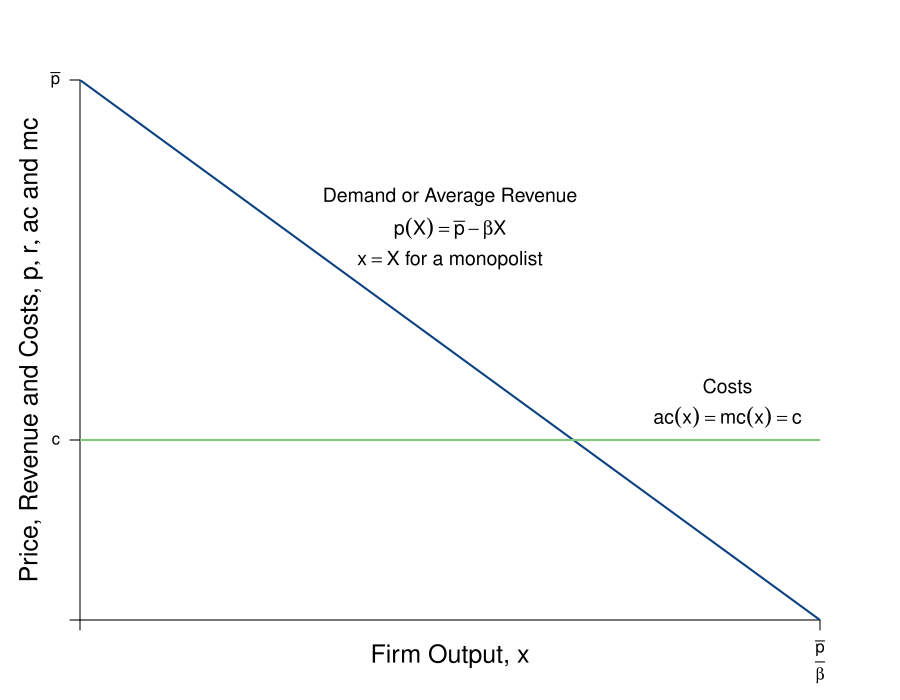

R code for this plot:
#Graph Designer: Simon Halliday
#Authors: Bowles, Foley and Halliday
#Title: Coordination, Conflict and Competition: A Text in Microeconomics

require(shape)
pdf(file = "competitionmarkets/demand_cost_initial.pdf", width = 9, height = 7)

#Set parameters for graphics
pointsize <- 1.8
axislabelsize <- 1.8
labelsize <- 1.5
namesize <- 1.8
annotatesize <- 1.5
graphlinewidth <- 2
segmentlinewidth <- 1.5


COL <- c("#7fc97f", "#beaed4", "#fdc086", "#ffff99", "#386cb0", "#f0027f", "#bf5b17", "#666666")
COLA <- c("#e0f3db", "#99d8c9","#66c2a4","#41ae76", "#238b45", "#005824")
COLB <- c("#c6dbef", "#4eb3d3", "#2b8cbe", "#0868ac","#084081")

#Edited the margins to cater for the larger LHS labels
par(mar =  c(4, 4, 4, 4))

AvgRevenue <- function(x, rmax = 12, xmax = 12){
  rmax - (rmax/xmax)*x
}

MRevenue <- function(x, rmax = 12, xmax = 12){
  rmax - 2*(rmax/xmax)*x
}

AvgCost <- function(x, c0 = 2, c1 = 4){
  c0/x + c1
}

xlims <- c(0, 12)
ylims <- c(0, 12)

npts <- 501 
x <- seq(xlims[1], xlims[2], length.out = npts)
y <- seq(ylims[1], ylims[2], length.out = npts) 
a <- c(13, 16.75, 19.25)

plot(0, 0, xlim = xlims, ylim = ylims, type = "n",
     xlab = expression(paste("")),
     ylab = expression(paste("")), 
     xaxt = "n", 
     yaxt = "n", 
     cex.lab = axislabelsize, 
     bty = "n",
     xaxs="i", 
     yaxs="i")

# ticksy <- seq(from = ylims[1], to = ylims[2], by = 1)
# ylabels <- seq(from = ylims[1], to = ylims[2], by = 1)
# ticksx <- seq(from = xlims[1], to = xlims[2], by = 1)
# xlabels <- seq(from = xlims[1], to = xlims[2], by = 1)
ticksy <- c(0, 4,  ylims[2])
ylabels <- c(NA, expression(paste(c)),  expression(paste(bar(p))))
ticksx <- c(0,  xlims[2])
xlabels <- c(NA, expression(paste(frac(bar(p),beta))))

axis(1, at = ticksx, pos = 0, labels = FALSE, cex.axis = labelsize)
text(x = c(0, xlims[2]), par("usr")[3] - 0.4, labels = xlabels, srt = 0, pos = 1, xpd = TRUE, cex = labelsize)
axis(2, at = ticksy, pos = 0, labels = ylabels, las = 1, cex.axis = labelsize)

npts <- 500 
xx1 <- seq(xlims[1], xlims[2], length.out = npts)
xx3 <- seq(2, 6, length.out = npts)

# #Draw the polygon for profit
# xpoly1 <- c(0, 4, 4, 0, 0)
# ypoly1 <- c(4, 4, AvgRevenue(x = 4), AvgRevenue(x = 4), 4)
# polygon(x = xpoly1, y = ypoly1, col=COLA[1], density=NULL, border = NA)
# 
# #Draw the polygon for costs
# xpoly2 <- c(0, 4, 4, 0, 0)
# ypoly2 <- c(0, 0, 4, 4, 4)
# polygon(x = xpoly2, y = ypoly2, col=COLB[1], density=NULL, border = NA)

#lines(xx1, bcA(xx1, w = 10, p = 1.5), col = COLB[3], lwd = graphlinewidth)
lines(xx1, AvgRevenue(xx1, rmax = 12, xmax = 12), col = COLB[5], lwd = graphlinewidth)
#lines(xx1, MRevenue(xx1, rmax = 12, xmax = 12), col = COLB[4], lwd = graphlinewidth)
#lines(xx1, AvgCost(xx1, c0 = 2, c1 = 4), col = COLA[5], lwd = graphlinewidth)

#Label the axes
text(0.5*(xlims[2]), -0.8, expression(paste("Firm Output, ", x)), xpd = TRUE, cex = axislabelsize) 
#mtext(expression(paste("Quantity of output, ", x)), side=1, line = 2.5, cex = axislabelsize)
text(-0.8, 0.5*ylims[2], expression(paste("Price, Revenue and Costs, ", list(p, r, ac), " and ", mc)), xpd = TRUE, cex = axislabelsize, srt = 90) 

#Label curves
text(10.5, 5.2, expression(paste("Costs")), cex = labelsize, xpd = TRUE)
text(10.5, 4.5, expression(paste(ac(x) == mc(x),phantom() == c)), cex = labelsize,xpd = TRUE)

text(6, 9.4, expression(paste("Demand or Average Revenue")), cex = labelsize,xpd = TRUE)
text(6, 8.7, expression(paste(p(X) == bar(p) - beta*X )), cex = labelsize,xpd = TRUE)
text(6.5, 8, expression(paste(x == X, " for a monopolist" )), cex = labelsize, xpd = TRUE)

#text(5.8, 2.8, expression(paste(mr(x))), cex = labelsize)

#Labels cost and profit areas
# text(2, 0.5*AvgCost(x = 4), expression("Total Costs"), cex = labelsize)
# text(2, 6, expression("Economic"), cex = labelsize)
# text(2, 5.5, expression("Profit"), cex = labelsize)

#Draw segments for total costs
# segments(0, AvgRevenue(x = 4), 4, AvgRevenue(x = 4), lty = 2, col = "gray" , lwd = segmentlinewidth)
# segments(4, 0, 4, AvgRevenue(x = 4), lty = 2, col = "gray" , lwd = segmentlinewidth)

#Marginal costs
segments(0, 4, xlims[2], 4, lty = 1, col = COL[1] , lwd = graphlinewidth)

#Label Points for comparison
# points(4, MRevenue(x = 4), pch = 16, col = "black", cex = 1.5)
# text(3.8, MRevenue(x = 4) - 0.4, expression(i), cex = labelsize)


# points(4, AvgRevenue(x = 4), pch = 16, col = "black", cex = 1.5)
# text(4.2, AvgRevenue(x = 4) + 0.4, expression(h), cex = labelsize)


#Arrow to mr = mc
# text(7.5, 9.5, expression(paste("Profit Maximum at")), cex = labelsize)
# text(7.5, 9, expression(paste(mr == mc)), cex = labelsize)
# Arrows(6.1, 9.2, 4.2, 4.3, col = "black", lty = 1, lwd = 2, arr.type = "triangle", arr.lwd = 0.5)



dev.off()
